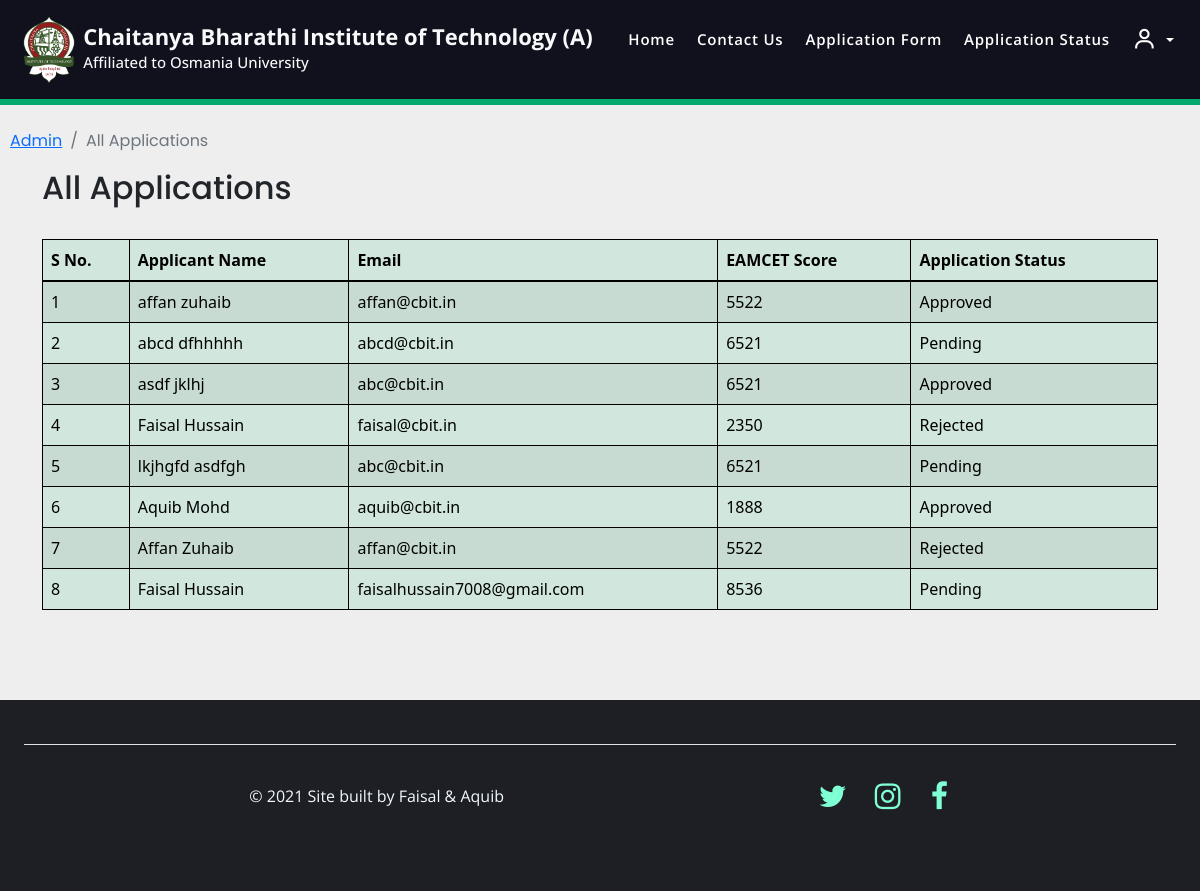
Screenshot of /allusers/ (signed in) with the database file from the repository.
### home/models.py (models this page shows, shortened)
class Application(models.Model):
    COURSES = (
    ('Artificial Intelligence & Data Science', 'Artificial Intelligence & Data Science'),
    ('Artificial Intelligence & Machine Learning', 'Artificial Intelligence & Machine Learning'),
    ('IoT, Block-Chain Technology & Cyber Security', 'IoT, Block-Chain Technology & Cyber Security'),
    ('Computer Science Engineering', 'Computer Science Engineering'),
    ('Information Technology', 'Information Technology'),
    ('Electronics & Communication Engineering', 'Electronics & Communication Engineering'),
    ('Electrical & Electronics Engineering', 'Electrical & Electronics Engineering'),
    ('Mechanical Engineering', 'Mechanical Engineering'),
    ('Civil Engineering', 'Civil Engineering'),
    ('Chemical Engineering', 'Chemical Engineering'),
    ('Biotechnology', 'Biotechnology'),
    )
    GENDER_CHOICES = (
    ('Male', 'Male'),
    ('Female', 'Female'),
    ('Other', 'Other')
    )
    STATUS = (
        ('Approved', 'Approved'),
        ('Pending', 'Pending'),
        ('Rejected', 'Rejected'),
    )
    user = models.OneToOneField(User, on_delete=models.CASCADE, blank=True, null=True)
    course = models.CharField(max_length=100, choices= COURSES)
    name = models.CharField(max_length=200)
    gender = models.CharField(choices=GENDER_CHOICES, max_length=128, default="None")
    DOB = models.DateField(default=datetime.today)
    email = models.EmailField()
    phone = models.CharField(max_length=200)
    address = models.TextField(max_length=200)
    student_profile = models.ImageField(upload_to="images")
    ssc_score = models.DecimalField(max_digits=4, decimal_places=2, null=True)
    ssc_memo = models.ImageField(upload_to="images", null=True)
    ssc_tc = models.ImageField(upload_to="images", null=True)
    inter_score = models.DecimalField(max_digits=4, decimal_places=2, null=True)
    inter_memo = models.ImageField(upload_to="images", null=True)
    inter_tc = models.ImageField(upload_to="images", null=True)
    eamcet_score = models.IntegerField(null=True)
    eamcet_memo = models.ImageField(upload_to="images", null=True)
    jee_score = models.DecimalField(max_digits=5, decimal_places=3, null=True)
    jee_memo = models.ImageField(upload_to="images", null=True)
    Application_Status = models.TextField(max_length=100, choices=STATUS, default="Pending")
    message = models.TextField(max_length=100, default="", null=True, blank=True)

### home/views.py (the view)
# urls.py: path('allusers/', views.allusers, name='allusers'),
def allusers(request):
    if not request.user.is_superuser:
        return redirect("/sign_in")
    applications = Application.objects.all()
    return render(request, 'allusers.html', {"applications":applications})

### templates/allusers.html (shortened to what this page needs)
{% extends 'base.html' %}
{% block body %}
<nav aria-label="breadcrumb" style="padding-left: 10px; font-family: 'Poppins', sans-serif;">
    <ol class="breadcrumb">
        <li class="breadcrumb-item"><a href="/handle_admin/">Admin</a></li>
        <li class="breadcrumb-item active" aria-current="page">All Applications</li>
    </ol>
</nav>
<div class="container" style="padding-bottom: 50px;">
    <h2 style="font-family: 'Poppins', sans-serif;">All Applications</h2><br>
    <table class="table table-success table-striped" id="myTable">
        <thead>
            <tr style="cursor:pointer">
                <th scope="col" onclick="sortTable(0);">S No.</th>
                <th scope="col" onclick="sortTable(1);">Applicant Name</th>
                <th scope="col" onclick="sortTable(2);">Email</th>
                <th scope="col" onclick="sortTable(3);">EAMCET Score</th>
                <th scope="col" onclick="sortTable(4);">Application Status</th>
            </tr>
        </thead>
        <tbody>
            {% for application in applications %}
            <tr>
                <td></td>
                <td>{{application.name}}</td>
                <td>{{application.email}}</td>
                <td>{{application.eamcet_score}}</td>
                <td>{{application.Application_Status}}</td>
            </tr>
            {% endfor %}
        </tbody>
    </table>
</div>
<br>
{% endblock body %}

### templates/base.html (shortened to what this page needs)
  <!doctype html>
  <html lang="en">
  <head>
    <link rel="stylesheet" href="https://cdnjs.cloudflare.com/ajax/libs/font-awesome/4.7.0/css/font-awesome.min.css">
    <link href='https://unpkg.com/boxicons@2.1.1/css/boxicons.min.css' rel='stylesheet'>
    <link href="https://cdn.jsdelivr.net/npm/bootstrap@5.1.3/dist/css/bootstrap.min.css" rel="stylesheet"
>
  </head>
  <header>
      <header class="d-flex flex-wrap justify-content-center py-3 mb-4" style="border-bottom: 6px solid #04AA6D; padding-right: 20px; padding-left: 15px;">
        <a href="/" class="d-flex align-items-center mb-3 mb-md-0 me-md-auto text-light text-decoration-none">
          <svg class="bi me-2" width="0" height="0"><img src="/media/cbit-logo.png" alt="" style="width: 52px;"></svg>
          <strong>
          <span style="font-size: 22px;"> Chaitanya Bharathi Institute of Technology (A) <br><h1 style="font-size:15px;"> Affiliated to Osmania University</h1></span>
          </strong>
        </a>
      <nav class="nav-main">
        <ul class="nav nav" style="padding-right: 5px;">
          <li class="nav-item">
            <a class="nav-link {% block home %} {% endblock %}" href="/"> Home </a>
          </li>
          <li class="nav-item">
            <a class="nav-link {% block contact %}{% endblock contact %}" href="/contact/">Contact Us</a>
          </li>
          {% if user.is_authenticated %}
          <li class="nav-item">
            <a class="nav-link {% block application_form %} {% endblock %}" href="/application_form/">Application Form</a>
          </li>
          <li class="nav-item">
            <a class="nav-link {% block status %} {% endblock %}" href="/application_status/">Application Status</a>
          </li>
          <li class="nav-item dropdown">
            <a class="nav-link dropdown-toggle" href="#" id="navbarDarkDropdownMenuLink" role="button"
              data-bs-toggle="dropdown" aria-expanded="true">
      <span style="vertical-align: middle;"><i class='bx bx-user bx-sm'></i></span>
            </a>
          </li>
        {% endif %}
        </ul>
      </nav>
      </header>
  </header>
  <body>
    {% block body %}{% endblock body %}
  </body>
  <footer class="container-fluid" >
    <div class="container-fluid">
      <footer class="d-flex flex-wrap justify-content-center align-items-center py-3 my-4 border-top">
        <div class="col-md-4 d-flex align-items-center justify-content-start">
          <span>© 2021 Site built by Faisal & Aquib</span>
        </div>
        <ul class="nav col-md-4 justify-content-end list-unstyled d-flex">
          <li class="ms-3"><a href="https://twitter.com/cbithyd?lang=en" target="_blank" class="fa fa-twitter"></a>
          </li>
          <li class="ms-3"><a href="https://www.instagram.com/cbithyderabad/?hl=en" target="_blank" class="fa fa-instagram"></a>
          </li>
          <li class="ms-3"><a href="https://www.facebook.com/CBIThyderabad/" target="_blank" class="fa fa-facebook"></a>
          </li>
        </ul>
      </footer>
    </div>
  </footer>
  </html>

### templates/base.html (style rules this page uses)
html { scroll-behavior: smooth; height: 100%; min-height: 100%; }
header { font-family: 'Open Sans', sans-serif; background-color: #11101D; }
.nav-item .nav-link { color: #fff; font-family: 'Open Sans', sans-serif; font-size: 15px; font-weight: 600; letter-spacing: 0.8px; opacity: 1; transition: all 0.5s ease; display: inline-block; text-align: center; align-items: center; text-decoration: none; text-transform: capitalize; border-top: 4px solid #11101D; padding-left: 1px; padding-right: 1px; margin-left: 20px; }
body { height: 100%; min-height: 100%; padding: auto; overflow: visible; overflow-x: hidden; background-color: #eee; }
footer { position: relative; left: 0; bottom: 0; width: 100%; padding: 20px 50px; font-family: 'Open Sans', sans-serif; color: aliceblue; overflow: visible; background-color: #1e1f24; }
.fa { padding: 20px; font-size: 30px; width: 30px; text-align: center; color: aquamarine; text-decoration: none; border-radius: 50%; }

### templates/allusers.html (style rules this page uses)
body { counter-reset: Serial; }
table { border-collapse: collapse; }
table, th, td { border: 1px solid black; }
tbody tr td:first-child:before { counter-increment: Serial; content: counter(Serial); }

### rows the page displays
Application: name "affan zuhaib", email "affan@cbit.in", eamcet_score "5522", Application_Status "Approved"
Application: name "abcd dfhhhhh", email "abcd@cbit.in", eamcet_score "6521", Application_Status "Pending"
Application: name "asdf jklhj", email "abc@cbit.in", eamcet_score "6521", Application_Status "Approved"
Application: name "Faisal Hussain", email "faisal@cbit.in", eamcet_score "2350", Application_Status "Rejected"
Application: name "lkjhgfd asdfgh", email "abc@cbit.in", eamcet_score "6521", Application_Status "Pending"
Application: name "Aquib Mohd", email "aquib@cbit.in", eamcet_score "1888", Application_Status "Approved"
Application: name "Affan Zuhaib", email "affan@cbit.in", eamcet_score "5522", Application_Status "Rejected"
Application: name "Faisal Hussain", email "faisalhussain7008@gmail.com", eamcet_score "8536", Application_Status "Pending"
